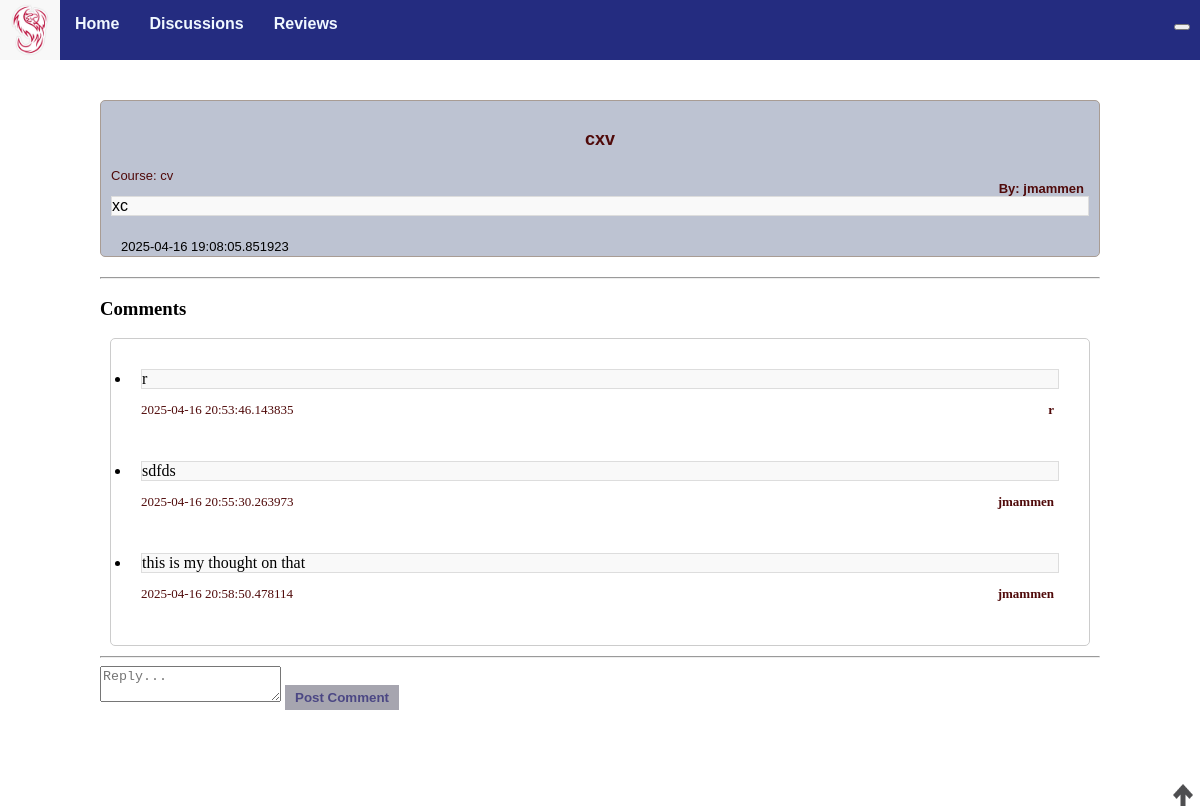
The page /discussion/16 on the database its author committed.
### models.py (models this page shows, shortened)
class Discussion(db.Model):
    id = db.Column(db.Integer, primary_key=True)
    title = db.Column(db.String(255), nullable=False)
    content = db.Column(db.Text, nullable=False)
    created_at = db.Column(db.DateTime, default=db.func.current_timestamp())
    course = db.Column(db.Text)
    author = db.Column(db.Text, nullable=False)
    comments = db.relationship('Comment', backref='discussion', cascade="all, delete-orphan", lazy=True)
    up_votes = db.Column(db.Integer, default = 0)
    def __repr__(self) -> str:
        string = f"ID: {self.id}, Title: {self.title}, Content: {self.content}, Created_At: {self.created_at}, Course: {self.course}, Author: {self.author}, Upvotes: {self.up_votes}"
        return string

class Comment(db.Model):
     id = db.Column(db.Integer, primary_key=True)
     discussion_id = db.Column(db.Integer, db.ForeignKey('discussion.id'))
     review_id = db.Column(db.Integer, db.ForeignKey('review.id'))
     content = db.Column(db.Text, nullable=False)
     created_at = db.Column(db.DateTime, default=db.func.current_timestamp())
     author = db.Column(db.Text, nullable=False)

### app.py (the view)
@app.route('/discussion/<int:discussion_id>')
def dis_posts(discussion_id):
    discussion = Discussion.query.get_or_404(discussion_id) # returns a 404 error if get fails
    print(discussion)
    return render_template('dis_posts.html', discussion=discussion) # return the discussion_post object

### templates/dis_posts.html (shortened to what this page needs)
{% extends "base.html" %}
{% block head %}
    {{ super() }}
{% endblock %}
{%block content %}
<div class="specificpost">
    <div class="whereithappens">
        <div id="header">
            <p id="title">{{discussion.title}}</p1>
            <p id="author">By: {{discussion.author}}</p>
            <p id="course">Course: {{discussion.course}}</p>
        </div>
        <p id="content">{{discussion.content}}</p>
        <div id="information">
            <div class="upvote-count">
                <img
                  id="{{discussion.id}}"
                  onclick="upvote(this)"
                  src="{{url_for('static',
                    filename='upvote.png')}}"
                  class="upvote"
                /><img />
             </div>
            <p id="created_at">{{discussion.created_at}}</p>
        </div>
    </div>
    <hr>
    <h3>Comments</h3>
    <ul class="list-group">
        {% for comment in discussion.comments %}
            <li class="list-group-item"> <p id="comcont">{{ comment.content }}</p> <p id="comauth">{{ comment.author }}</p> <p id="comcrea">{{ comment.created_at }}</p></li>
        {% endfor %}
    </ul>
    <hr>
    <form action="{{ url_for('discussion_comment', discussion_id=discussion.id) }}" method="post" class="mt-3">
        <textarea name="comment" class="form-control mb-2" placeholder="Reply..." required></textarea>
        <button type="submit" class="btn btn-secondary">Post Comment</button>
    </form>
{% endblock %}

### static/styles/base.css (style rules this page uses)
body { margin: 0; padding: 0; }
.list-group { background-color: #ffffff; border: 1px solid #ccc; padding: 10px; margin: 10px; border-radius: 5px; }
.list-group-item { padding: 10px; margin: 10px; }
.whereithappens { padding: 10px; background-color: #bdc3d2; border: 1px solid #a89c94; margin-bottom: 20px; border-radius: 5px; font-family: Verdana, Geneva, Tahoma, sans-serif; }
.specificpost { margin: 100px; }
#content { border: 1px solid #ddd; margin: auto; background-color: #f9f9f9; }
#header #title { color: rgb(80, 10, 10); font-weight: bolder; font-size: large; text-align: center; }
#header #author { color: rgb(80, 10, 10); font-weight: bold; font-size: small; margin-right: 5px; position: relative; float: right; }
#header #course { color: rgb(80, 10, 10); font-size: small; }
#information { display: grid; grid-template-columns: repeat(3, auto); padding: 5px; margin: 5px; height: 10px; }
#information p { font-size: small; }
#comauth { color: rgb(80, 10, 10); font-weight: bold; font-size: small; margin-right: 5px; position: relative; float: right; }
#comcont { border: 1px solid #ddd; margin: auto; background-color: #f9f9f9; }
#comcrea { color: rgb(80, 10, 10); font-size: small; }
.btn { background-color: #a6a5af; color: rgb(75, 71, 132); border: none; padding: 5px 10px; text-decoration: none; display: inline-block; font-weight: bold; }
.upvote { width: 20px; height: 22px; z-index: 50; }
.upvote-count { position: absolute; right: 7px; bottom: 0; }

### rows shown on the page
Discussion: title "cxv", author "jmammen", course "cv", content "xc", created_at "2025-04-16 19:08:05.851923"
Comment: content "r", author "r", created_at "2025-04-16 20:53:46.143835"
Comment: content "sdfds", author "jmammen", created_at "2025-04-16 20:55:30.263973"
Comment: content "this is my thought on that", author "jmammen", created_at "2025-04-16 20:58:50.478114"
